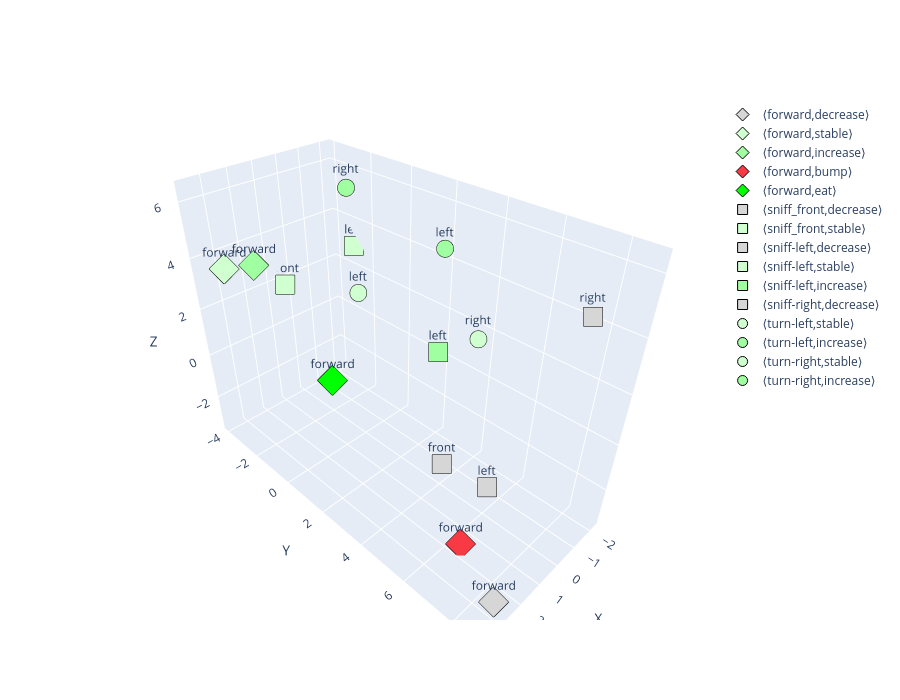

Notebook code for this chart:
### Code cell
group_axes_object = {
    "direction_forward": df.index[df['direction'] == "front"].tolist(), 
    "wall": df.index[df['object'] == "wall"].tolist() , 
    "empty": df.index[df['object'] == "empty"].tolist() ,
    # "eat": df.index[df['object'] == "eat"].tolist()
}
projected = project_embeddings_to_3D(model.embedding.weight, group_axes_object)
plotly_embedding(projected, [token_labels[i] for i in all_tokens], all_tokens)

### Figure 1 — Plotly figure (JSON) as saved in the notebook; plotly's stock layout.template omitted (floating-point values rounded to 4 significant figures)
{"data": [{"marker": {"color": "#D6D6D6", "line": {"color": "black", "width": 1}, "size": 10, "symbol": "diamond"}, "mode": "markers+text", "name": "⟨forward,decrease⟩", "text": "forward", "textposition": "top center", "type": "scatter3d", "x": [2.941], "y": [8.693], "z": [-2.917]}, {"marker": {"color": "#D0FFD0", "line": {"color": "black", "width": 1}, "size": 10, "symbol": "diamond"}, "mode": "markers+text", "name": "⟨forward,stable⟩", "text": "forward", "textposition": "top center", "type": "scatter3d", "x": [3.729], "y": [-2.404], "z": [4.224]}, {"marker": {"color": "#A0FFA0", "line": {"color": "black", "width": 1}, "size": 10, "symbol": "diamond"}, "mode": "markers+text", "name": "⟨forward,increase⟩", "text": "forward", "textposition": "top center", "type": "scatter3d", "x": [2.044], "y": [-3.382], "z": [3.408]}, {"marker": {"color": "#F93943", "line": {"color": "black", "width": 1}, "size": 10, "symbol": "diamond"}, "mode": "markers+text", "name": "⟨forward,bump⟩", "text": "forward", "textposition": "top center", "type": "scatter3d", "x": [1.742], "y": [6.452], "z": [-3.347]}, {"marker": {"color": "#00FF00", "line": {"color": "black", "width": 1}, "size": 10, "symbol": "diamond"}, "mode": "markers+text", "name": "⟨forward,eat⟩", "text": "forward", "textposition": "top center", "type": "scatter3d", "x": [1.319], "y": [-0.279], "z": [-0.4315]}, {"marker": {"color": "#D6D6D6", "line": {"color": "black", "width": 1}, "size": 10, "symbol": "square"}, "mode": "markers+text", "name": "⟨sniff_front,decrease⟩", "text": "front", "textposition": "top center", "type": "scatter3d", "x": [1.161], "y": [4.989], "z": [-1.121]}, {"marker": {"color": "#D0FFD0", "line": {"color": "black", "width": 1}, "size": 10, "symbol": "square"}, "mode": "markers+text", "name": "⟨sniff_front,stable⟩", "text": "front", "textposition": "top center", "type": "scatter3d", "x": [0.4696], "y": [-3.889], "z": [1.849]}, {"marker": {"color": "#D6D6D6", "line": {"color": "black", "width": 1}, "size": 10, "symbol": "square"}, "mode": "markers+text", "name": "⟨sniff-left,decrease⟩", "text": "left", "textposition": "top center", "type": "scatter3d", "x": [2.933], "y": [7.996], "z": [1.375]}, {"marker": {"color": "#D0FFD0", "line": {"color": "black", "width": 1}, "size": 10, "symbol": "square"}, "mode": "markers+text", "name": "⟨sniff-left,stable⟩", "text": "left", "textposition": "top center", "type": "scatter3d", "x": [-2.277], "y": [-2.91], "z": [2.897]}, {"marker": {"color": "#A0FFA0", "line": {"color": "black", "width": 1}, "size": 10, "symbol": "square"}, "mode": "markers+text", "name": "⟨sniff-left,increase⟩", "text": "left", "textposition": "top center", "type": "scatter3d", "x": [-1.214], "y": [2.599], "z": [1.009]}, {"marker": {"color": "#D6D6D6", "line": {"color": "black", "width": 1}, "size": 10, "symbol": "square"}, "mode": "markers+text", "name": "⟨sniff-right,decrease⟩", "text": "right", "textposition": "top center", "type": "scatter3d", "x": [-1.506], "y": [7.822], "z": [4.573]}, {"marker": {"color": "#D0FFD0", "line": {"color": "black", "width": 1}, "size": 10, "symbol": "circle"}, "mode": "markers+text", "name": "⟨turn-left,stable⟩", "text": "left", "textposition": "top center", "type": "scatter3d", "x": [-0.5319], "y": [-0.7507], "z": [2.315]}, {"marker": {"color": "#A0FFA0", "line": {"color": "black", "width": 1}, "size": 10, "symbol": "circle"}, "mode": "markers+text", "name": "⟨turn-left,increase⟩", "text": "left", "textposition": "top center", "type": "scatter3d", "x": [-0.655], "y": [3.151], "z": [5.323]}, {"marker": {"color": "#D0FFD0", "line": {"color": "black", "width": 1}, "size": 10, "symbol": "circle"}, "mode": "markers+text", "name": "⟨turn-right,stable⟩", "text": "right", "textposition": "top center", "type": "scatter3d", "x": [0.656], "y": [5.635], "z": [3.822]}, {"marker": {"color": "#A0FFA0", "line": {"color": "black", "width": 1}, "size": 10, "symbol": "circle"}, "mode": "markers+text", "name": "⟨turn-right,increase⟩", "text": "right", "textposition": "top center", "type": "scatter3d", "x": [-0.08135], "y": [-0.6389], "z": [6.387]}], "layout": {"height": 700, "scene": {"xaxis": {"title": {"text": "X"}}, "yaxis": {"title": {"text": "Y"}}, "zaxis": {"title": {"text": "Z"}}}, "width": 900}}
